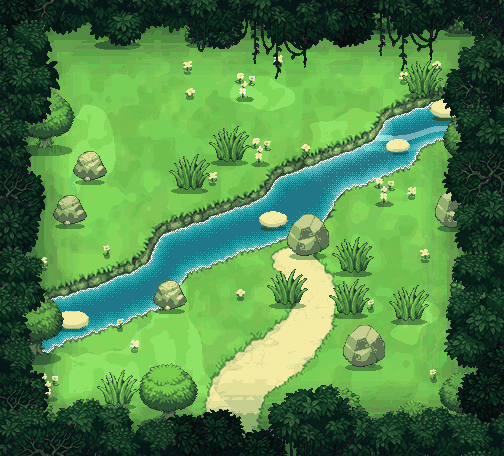

Below is a game level as drawn by its tile map, then a one-line description and the .tmx file that defines it, in full:
An orthogonal 21x19 tile map with 24x24 px tiles, 1 tile layer (prairie).

<map version="1.10" tiledversion="1.10.2" orientation="orthogonal" renderorder="right-down" width="21" height="19" tilewidth="24" tileheight="24" infinite="0" nextlayerid="2" nextobjectid="1">
 <properties>
  <property name="zone" value="prairie" />
  <property name="frames" type="int" value="12" />
  <property name="frame_ms" type="int" value="110" />
  <property name="tuiles_animees" type="int" value="248" />
 </properties>
 <tileset firstgid="1" source="prairie_tuiles.tsx" />
 <layer id="1" name="prairie" width="21" height="19">
  <data encoding="csv">
1902,1903,11,12,13,14,15,1904,1905,1906,1907,1908,1909,1910,1911,1912,1913,63,1914,1915,75,
1916,1917,1918,1919,1920,1921,107,1922,1923,117,118,119,120,121,122,123,1924,126,127,1925,1926,
1927,1928,1929,152,1930,1931,159,1932,169,170,171,1933,181,182,183,184,1934,1935,1936,1937,1938,
1939,1940,1941,255,256,257,258,1942,1943,1944,1945,297,298,299,300,301,1946,1947,1948,1949,340,
1950,1951,1952,1953,365,366,367,1954,1955,1956,1957,380,381,382,383,384,1958,1959,1960,1961,1962,
1963,1964,1965,1966,452,453,454,455,1967,1968,1969,1970,490,491,492,1971,1972,1973,1974,1975,1976,
1977,1978,1979,548,549,550,551,1980,1981,1982,1983,1984,1985,1986,603,1987,1988,1989,1990,1991,1992,
1993,1994,655,656,657,658,659,1995,1996,1997,684,685,1998,1999,693,2000,2001,2002,2003,725,2004,
2005,2006,737,738,739,740,741,2007,2008,750,751,752,753,754,755,2009,2010,2011,2012,2013,2014,
2015,2016,807,808,809,810,2017,2018,819,820,821,822,823,824,2019,2020,835,836,837,838,839,
2021,2022,855,856,2023,866,867,868,869,870,871,872,873,2024,2025,2026,899,2027,2028,2029,2030,
2031,2032,943,944,945,946,947,948,949,950,951,2033,2034,2035,2036,2037,2038,2039,2040,2041,2042,
2043,2044,2045,1055,1056,1057,1058,1059,1060,2046,2047,2048,2049,2050,2051,2052,2053,2054,2055,2056,2057,
2058,2059,2060,2061,2062,2063,1205,1206,1207,1208,1209,1210,1211,2064,2065,2066,2067,2068,2069,2070,2071,
2072,2073,2074,2075,1268,2076,1278,1279,1280,1281,1282,1283,1284,1285,1286,1287,1288,1289,1290,2077,2078,
2079,2080,2081,1329,2082,2083,2084,2085,2086,1374,1375,1376,1377,1378,1379,1380,1381,2087,2088,2089,2090,
2091,2092,2093,2094,2095,2096,2097,2098,2099,1504,1505,2100,2101,2102,2103,2104,2105,2106,2107,2108,2109,
2110,2111,2112,2113,2114,2115,2116,2117,2118,2119,2120,2121,2122,2123,2124,2125,2126,2127,2128,2129,2130,
2131,2132,2133,2134,2135,2136,2137,2138,2139,2140,2141,2142,1859,1860,2143,2144,2145,2146,2147,2148,2149
</data>
 </layer>
</map>
